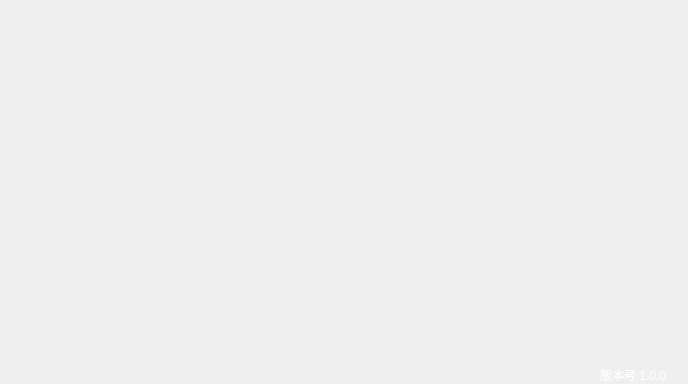
<?xml version="1.0" encoding="UTF-8"?>
<ui version="4.0">
 <class>Boot</class>
 <widget class="QDialog" name="Boot">
  <property name="geometry">
   <rect>
    <x>0</x>
    <y>0</y>
    <width>688</width>
    <height>384</height>
   </rect>
  </property>
  <property name="windowTitle">
   <string>Boot</string>
  </property>
  <widget class="QLabel" name="background">
   <property name="geometry">
    <rect>
     <x>0</x>
     <y>0</y>
     <width>688</width>
     <height>384</height>
    </rect>
   </property>
   <property name="text">
    <string/>
   </property>
  </widget>
  <widget class="QLabel" name="version">
   <property name="geometry">
    <rect>
     <x>600</x>
     <y>360</y>
     <width>111</width>
     <height>30</height>
    </rect>
   </property>
   <property name="text">
    <string>&lt;html&gt;&lt;head/&gt;&lt;body&gt;&lt;p&gt;&lt;span style=&quot; color:#ffffff;&quot;&gt;版本号:1.0.0&lt;/span&gt;&lt;/p&gt;&lt;/body&gt;&lt;/html&gt;</string>
   </property>
  </widget>
 </widget>
 <layoutdefault spacing="6" margin="11"/>
 <resources/>
 <connections/>
</ui>
